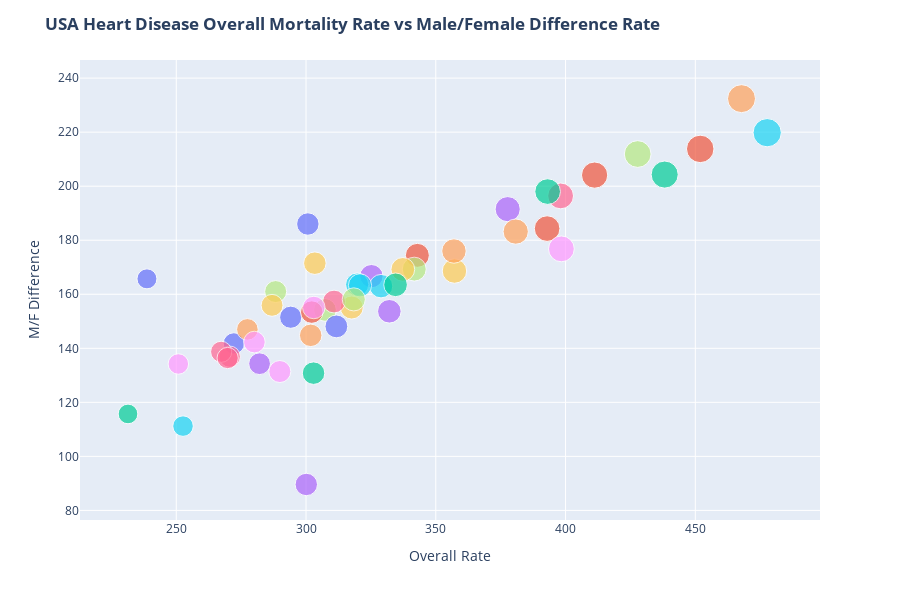

Here is the notebook cell this chart was saved with:
### Code cell
fig = px.scatter(state_df_pivoted, 
                 x='Overall Rate', 
                 y='M/F Difference', 
                 hover_name='Full State Name', 
                 size='Overall Rate', 
                 color='State', 
                 height=600)  # Set the height to your desired value (e.g., 600 pixels)
fig.update_traces(showlegend=False)
fig.update_layout(title='<b>USA Heart Disease Overall Mortality Rate vs Male/Female Difference Rate</b>')
fig.show()
# color_discrete_sequence=px.colors.sequential.Reds

### Figure 1 — Plotly figure (JSON) as saved in the notebook; plotly's stock layout.template omitted (floating-point values rounded to 4 significant figures)
{"data": [{"hovertemplate": "<b>%{hovertext}</b><br><br>State=AK<br>Overall Rate=%{marker.size}<br>M/F Difference=%{y}<extra></extra>", "hovertext": ["Alaska"], "legendgroup": "AK", "marker": {"color": "#636efa", "size": [272.2], "sizemode": "area", "sizeref": 1.194, "symbol": "circle"}, "mode": "markers", "name": "AK", "orientation": "v", "showlegend": false, "type": "scatter", "x": [272.2], "xaxis": "x", "y": [141.8], "yaxis": "y"}, {"hovertemplate": "<b>%{hovertext}</b><br><br>State=AL<br>Overall Rate=%{marker.size}<br>M/F Difference=%{y}<extra></extra>", "hovertext": ["Alabama"], "legendgroup": "AL", "marker": {"color": "#EF553B", "size": [451.9], "sizemode": "area", "sizeref": 1.194, "symbol": "circle"}, "mode": "markers", "name": "AL", "orientation": "v", "showlegend": false, "type": "scatter", "x": [451.9], "xaxis": "x", "y": [213.8], "yaxis": "y"}, {"hovertemplate": "<b>%{hovertext}</b><br><br>State=AR<br>Overall Rate=%{marker.size}<br>M/F Difference=%{y}<extra></extra>", "hovertext": ["Arkansas"], "legendgroup": "AR", "marker": {"color": "#00cc96", "size": [438.2], "sizemode": "area", "sizeref": 1.194, "symbol": "circle"}, "mode": "markers", "name": "AR", "orientation": "v", "showlegend": false, "type": "scatter", "x": [438.2], "xaxis": "x", "y": [204.3], "yaxis": "y"}, {"hovertemplate": "<b>%{hovertext}</b><br><br>State=AZ<br>Overall Rate=%{marker.size}<br>M/F Difference=%{y}<extra></extra>", "hovertext": ["Arizona"], "legendgroup": "AZ", "marker": {"color": "#ab63fa", "size": [282.1], "sizemode": "area", "sizeref": 1.194, "symbol": "circle"}, "mode": "markers", "name": "AZ", "orientation": "v", "showlegend": false, "type": "scatter", "x": [282.1], "xaxis": "x", "y": [134.3], "yaxis": "y"}, {"hovertemplate": "<b>%{hovertext}</b><br><br>State=CA<br>Overall Rate=%{marker.size}<br>M/F Difference=%{y}<extra></extra>", "hovertext": ["California"], "legendgroup": "CA", "marker": {"color": "#FFA15A", "size": [277.4], "sizemode": "area", "sizeref": 1.194, "symbol": "circle"}, "mode": "markers", "name": "CA", "orientation": "v", "showlegend": false, "type": "scatter", "x": [277.4], "xaxis": "x", "y": [147], "yaxis": "y"}, {"hovertemplate": "<b>%{hovertext}</b><br><br>State=CO<br>Overall Rate=%{marker.size}<br>M/F Difference=%{y}<extra></extra>", "hovertext": ["Colorado"], "legendgroup": "CO", "marker": {"color": "#19d3f3", "size": [252.6], "sizemode": "area", "sizeref": 1.194, "symbol": "circle"}, "mode": "markers", "name": "CO", "orientation": "v", "showlegend": false, "type": "scatter", "x": [252.6], "xaxis": "x", "y": [111.2], "yaxis": "y"}, {"hovertemplate": "<b>%{hovertext}</b><br><br>State=CT<br>Overall Rate=%{marker.size}<br>M/F Difference=%{y}<extra></extra>", "hovertext": ["Connecticut"], "legendgroup": "CT", "marker": {"color": "#FF6692", "size": [270.6], "sizemode": "area", "sizeref": 1.194, "symbol": "circle"}, "mode": "markers", "name": "CT", "orientation": "v", "showlegend": false, "type": "scatter", "x": [270.6], "xaxis": "x", "y": [136.9], "yaxis": "y"}, {"hovertemplate": "<b>%{hovertext}</b><br><br>State=DE<br>Overall Rate=%{marker.size}<br>M/F Difference=%{y}<extra></extra>", "hovertext": ["Delaware"], "legendgroup": "DE", "marker": {"color": "#B6E880", "size": [307.3], "sizemode": "area", "sizeref": 1.194, "symbol": "circle"}, "mode": "markers", "name": "DE", "orientation": "v", "showlegend": false, "type": "scatter", "x": [307.3], "xaxis": "x", "y": [154.2], "yaxis": "y"}, {"hovertemplate": "<b>%{hovertext}</b><br><br>State=FL<br>Overall Rate=%{marker.size}<br>M/F Difference=%{y}<extra></extra>", "hovertext": ["Florida"], "legendgroup": "FL", "marker": {"color": "#FF97FF", "size": [280.1], "sizemode": "area", "sizeref": 1.194, "symbol": "circle"}, "mode": "markers", "name": "FL", "orientation": "v", "showlegend": false, "type": "scatter", "x": [280.1], "xaxis": "x", "y": [142.3], "yaxis": "y"}, {"hovertemplate": "<b>%{hovertext}</b><br><br>State=GA<br>Overall Rate=%{marker.size}<br>M/F Difference=%{y}<extra></extra>", "hovertext": ["Georgia"], "legendgroup": "GA", "marker": {"color": "#FECB52", "size": [357.2], "sizemode": "area", "sizeref": 1.194, "symbol": "circle"}, "mode": "markers", "name": "GA", "orientation": "v", "showlegend": false, "type": "scatter", "x": [357.2], "xaxis": "x", "y": [168.6], "yaxis": "y"}, {"hovertemplate": "<b>%{hovertext}</b><br><br>State=HI<br>Overall Rate=%{marker.size}<br>M/F Difference=%{y}<extra></extra>", "hovertext": ["Hawaii"], "legendgroup": "HI", "marker": {"color": "#636efa", "size": [238.7], "sizemode": "area", "sizeref": 1.194, "symbol": "circle"}, "mode": "markers", "name": "HI", "orientation": "v", "showlegend": false, "type": "scatter", "x": [238.7], "xaxis": "x", "y": [165.7], "yaxis": "y"}, {"hovertemplate": "<b>%{hovertext}</b><br><br>State=IA<br>Overall Rate=%{marker.size}<br>M/F Difference=%{y}<extra></extra>", "hovertext": ["Iowa"], "legendgroup": "IA", "marker": {"color": "#EF553B", "size": [342.9], "sizemode": "area", "sizeref": 1.194, "symbol": "circle"}, "mode": "markers", "name": "IA", "orientation": "v", "showlegend": false, "type": "scatter", "x": [342.9], "xaxis": "x", "y": [174.4], "yaxis": "y"}, {"hovertemplate": "<b>%{hovertext}</b><br><br>State=ID<br>Overall Rate=%{marker.size}<br>M/F Difference=%{y}<extra></extra>", "hovertext": ["Idaho"], "legendgroup": "ID", "marker": {"color": "#00cc96", "size": [302.9], "sizemode": "area", "sizeref": 1.194, "symbol": "circle"}, "mode": "markers", "name": "ID", "orientation": "v", "showlegend": false, "type": "scatter", "x": [302.9], "xaxis": "x", "y": [130.8], "yaxis": "y"}, {"hovertemplate": "<b>%{hovertext}</b><br><br>State=IL<br>Overall Rate=%{marker.size}<br>M/F Difference=%{y}<extra></extra>", "hovertext": ["Illinois"], "legendgroup": "IL", "marker": {"color": "#ab63fa", "size": [325.2], "sizemode": "area", "sizeref": 1.194, "symbol": "circle"}, "mode": "markers", "name": "IL", "orientation": "v", "showlegend": false, "type": "scatter", "x": [325.2], "xaxis": "x", "y": [166.7], "yaxis": "y"}, {"hovertemplate": "<b>%{hovertext}</b><br><br>State=IN<br>Overall Rate=%{marker.size}<br>M/F Difference=%{y}<extra></extra>", "hovertext": ["Indiana"], "legendgroup": "IN", "marker": {"color": "#FFA15A", "size": [357], "sizemode": "area", "sizeref": 1.194, "symbol": "circle"}, "mode": "markers", "name": "IN", "orientation": "v", "showlegend": false, "type": "scatter", "x": [357], "xaxis": "x", "y": [176], "yaxis": "y"}, {"hovertemplate": "<b>%{hovertext}</b><br><br>State=KS<br>Overall Rate=%{marker.size}<br>M/F Difference=%{y}<extra></extra>", "hovertext": ["Kansas"], "legendgroup": "KS", "marker": {"color": "#19d3f3", "size": [328.9], "sizemode": "area", "sizeref": 1.194, "symbol": "circle"}, "mode": "markers", "name": "KS", "orientation": "v", "showlegend": false, "type": "scatter", "x": [328.9], "xaxis": "x", "y": [163.0], "yaxis": "y"}, {"hovertemplate": "<b>%{hovertext}</b><br><br>State=KY<br>Overall Rate=%{marker.size}<br>M/F Difference=%{y}<extra></extra>", "hovertext": ["Kentucky"], "legendgroup": "KY", "marker": {"color": "#FF6692", "size": [398.1], "sizemode": "area", "sizeref": 1.194, "symbol": "circle"}, "mode": "markers", "name": "KY", "orientation": "v", "showlegend": false, "type": "scatter", "x": [398.1], "xaxis": "x", "y": [196.4], "yaxis": "y"}, {"hovertemplate": "<b>%{hovertext}</b><br><br>State=LA<br>Overall Rate=%{marker.size}<br>M/F Difference=%{y}<extra></extra>", "hovertext": ["Louisiana"], "legendgroup": "LA", "marker": {"color": "#B6E880", "size": [427.8], "sizemode": "area", "sizeref": 1.194, "symbol": "circle"}, "mode": "markers", "name": "LA", "orientation": "v", "showlegend": false, "type": "scatter", "x": [427.8], "xaxis": "x", "y": [211.9], "yaxis": "y"}, {"hovertemplate": "<b>%{hovertext}</b><br><br>State=MA<br>Overall Rate=%{marker.size}<br>M/F Difference=%{y}<extra></extra>", "hovertext": ["Massachusetts"], "legendgroup": "MA", "marker": {"color": "#FF97FF", "size": [250.8], "sizemode": "area", "sizeref": 1.194, "symbol": "circle"}, "mode": "markers", "name": "MA", "orientation": "v", "showlegend": false, "type": "scatter", "x": [250.8], "xaxis": "x", "y": [134.2], "yaxis": "y"}, {"hovertemplate": "<b>%{hovertext}</b><br><br>State=MD<br>Overall Rate=%{marker.size}<br>M/F Difference=%{y}<extra></extra>", "hovertext": ["Maryland"], "legendgroup": "MD", "marker": {"color": "#FECB52", "size": [317.6], "sizemode": "area", "sizeref": 1.194, "symbol": "circle"}, "mode": "markers", "name": "MD", "orientation": "v", "showlegend": false, "type": "scatter", "x": [317.6], "xaxis": "x", "y": [155.1], "yaxis": "y"}, {"hovertemplate": "<b>%{hovertext}</b><br><br>State=ME<br>Overall Rate=%{marker.size}<br>M/F Difference=%{y}<extra></extra>", "hovertext": ["Maine"], "legendgroup": "ME", "marker": {"color": "#636efa", "size": [294.1], "sizemode": "area", "sizeref": 1.194, "symbol": "circle"}, "mode": "markers", "name": "ME", "orientation": "v", "showlegend": false, "type": "scatter", "x": [294.1], "xaxis": "x", "y": [151.5], "yaxis": "y"}, {"hovertemplate": "<b>%{hovertext}</b><br><br>State=MI<br>Overall Rate=%{marker.size}<br>M/F Difference=%{y}<extra></extra>", "hovertext": ["Michigan"], "legendgroup": "MI", "marker": {"color": "#EF553B", "size": [392.9], "sizemode": "area", "sizeref": 1.194, "symbol": "circle"}, "mode": "markers", "name": "MI", "orientation": "v", "showlegend": false, "type": "scatter", "x": [392.9], "xaxis": "x", "y": [184.3], "yaxis": "y"}, {"hovertemplate": "<b>%{hovertext}</b><br><br>State=MN<br>Overall Rate=%{marker.size}<br>M/F Difference=%{y}<extra></extra>", "hovertext": ["Minnesota"], "legendgroup": "MN", "marker": {"color": "#00cc96", "size": [231.4], "sizemode": "area", "sizeref": 1.194, "symbol": "circle"}, "mode": "markers", "name": "MN", "orientation": "v", "showlegend": false, "type": "scatter", "x": [231.4], "xaxis": "x", "y": [115.7], "yaxis": "y"}, {"hovertemplate": "<b>%{hovertext}</b><br><br>State=MO<br>Overall Rate=%{marker.size}<br>M/F Difference=%{y}<extra></extra>", "hovertext": ["Missouri"], "legendgroup": "MO", "marker": {"color": "#ab63fa", "size": [377.7], "sizemode": "area", "sizeref": 1.194, "symbol": "circle"}, "mode": "markers", "name": "MO", "orientation": "v", "showlegend": false, "type": "scatter", "x": [377.7], "xaxis": "x", "y": [191.5], "yaxis": "y"}, {"hovertemplate": "<b>%{hovertext}</b><br><br>State=MS<br>Overall Rate=%{marker.size}<br>M/F Difference=%{y}<extra></extra>", "hovertext": ["Mississippi"], "legendgroup": "MS", "marker": {"color": "#FFA15A", "size": [467.8], "sizemode": "area", "sizeref": 1.194, "symbol": "circle"}, "mode": "markers", "name": "MS", "orientation": "v", "showlegend": false, "type": "scatter", "x": [467.8], "xaxis": "x", "y": [232.4], "yaxis": "y"}, {"hovertemplate": "<b>%{hovertext}</b><br><br>State=MT<br>Overall Rate=%{marker.size}<br>M/F Difference=%{y}<extra></extra>", "hovertext": ["Montana"], "legendgroup": "MT", "marker": {"color": "#19d3f3", "size": [319.7], "sizemode": "area", "sizeref": 1.194, "symbol": "circle"}, "mode": "markers", "name": "MT", "orientation": "v", "showlegend": false, "type": "scatter", "x": [319.7], "xaxis": "x", "y": [163.6], "yaxis": "y"}, {"hovertemplate": "<b>%{hovertext}</b><br><br>State=NC<br>Overall Rate=%{marker.size}<br>M/F Difference=%{y}<extra></extra>", "hovertext": ["North Carolina"], "legendgroup": "NC", "marker": {"color": "#FF6692", "size": [310.8], "sizemode": "area", "sizeref": 1.194, "symbol": "circle"}, "mode": "markers", "name": "NC", "orientation": "v", "showlegend": false, "type": "scatter", "x": [310.8], "xaxis": "x", "y": [157.3], "yaxis": "y"}, {"hovertemplate": "<b>%{hovertext}</b><br><br>State=ND<br>Overall Rate=%{marker.size}<br>M/F Difference=%{y}<extra></extra>", "hovertext": ["North Dakota"], "legendgroup": "ND", "marker": {"color": "#B6E880", "size": [288.3], "sizemode": "area", "sizeref": 1.194, "symbol": "circle"}, "mode": "markers", "name": "ND", "orientation": "v", "showlegend": false, "type": "scatter", "x": [288.3], "xaxis": "x", "y": [161], "yaxis": "y"}, {"hovertemplate": "<b>%{hovertext}</b><br><br>State=NE<br>Overall Rate=%{marker.size}<br>M/F Difference=%{y}<extra></extra>", "hovertext": ["Nebraska"], "legendgroup": "NE", "marker": {"color": "#FF97FF", "size": [289.9], "sizemode": "area", "sizeref": 1.194, "symbol": "circle"}, "mode": "markers", "name": "NE", "orientation": "v", "showlegend": false, "type": "scatter", "x": [289.9], "xaxis": "x", "y": [131.4], "yaxis": "y"}, {"hovertemplate": "<b>%{hovertext}</b><br><br>State=NH<br>Overall Rate=%{marker.size}<br>M/F Difference=%{y}<extra></extra>", "hovertext": ["New Hampshire"], "legendgroup": "NH", "marker": {"color": "#FECB52", "size": [286.9], "sizemode": "area", "sizeref": 1.194, "symbol": "circle"}, "mode": "markers", "name": "NH", "orientation": "v", "showlegend": false, "type": "scatter", "x": [286.9], "xaxis": "x", "y": [155.9], "yaxis": "y"}, {"hovertemplate": "<b>%{hovertext}</b><br><br>State=NJ<br>Overall Rate=%{marker.size}<br>M/F Difference=%{y}<extra></extra>", "hovertext": ["New Jersey"], "legendgroup": "NJ", "marker": {"color": "#636efa", "size": [311.7], "sizemode": "area", "sizeref": 1.194, "symbol": "circle"}, "mode": "markers", "name": "NJ", "orientation": "v", "showlegend": false, "type": "scatter", "x": [311.7], "xaxis": "x", "y": [148.1], "yaxis": "y"}, {"hovertemplate": "<b>%{hovertext}</b><br><br>State=NM<br>Overall Rate=%{marker.size}<br>M/F Difference=%{y}<extra></extra>", "hovertext": ["New Mexico"], "legendgroup": "NM", "marker": {"color": "#EF553B", "size": [302.2], "sizemode": "area", "sizeref": 1.194, "symbol": "circle"}, "mode": "markers", "name": "NM", "orientation": "v", "showlegend": false, "type": "scatter", "x": [302.2], "xaxis": "x", "y": [153.4], "yaxis": "y"}, {"hovertemplate": "<b>%{hovertext}</b><br><br>State=NV<br>Overall Rate=%{marker.size}<br>M/F Difference=%{y}<extra></extra>", "hovertext": ["Nevada"], "legendgroup": "NV", "marker": {"color": "#00cc96", "size": [393.1], "sizemode": "area", "sizeref": 1.194, "symbol": "circle"}, "mode": "markers", "name": "NV", "orientation": "v", "showlegend": false, "type": "scatter", "x": [393.1], "xaxis": "x", "y": [198], "yaxis": "y"}, {"hovertemplate": "<b>%{hovertext}</b><br><br>State=NY<br>Overall Rate=%{marker.size}<br>M/F Difference=%{y}<extra></extra>", "hovertext": ["New York"], "legendgroup": "NY", "marker": {"color": "#ab63fa", "size": [332.1], "sizemode": "area", "sizeref": 1.194, "symbol": "circle"}, "mode": "markers", "name": "NY", "orientation": "v", "showlegend": false, "type": "scatter", "x": [332.1], "xaxis": "x", "y": [153.7], "yaxis": "y"}, {"hovertemplate": "<b>%{hovertext}</b><br><br>State=OH<br>Overall Rate=%{marker.size}<br>M/F Difference=%{y}<extra></extra>", "hovertext": ["Ohio"], "legendgroup": "OH", "marker": {"color": "#FFA15A", "size": [380.8], "sizemode": "area", "sizeref": 1.194, "symbol": "circle"}, "mode": "markers", "name": "OH", "orientation": "v", "showlegend": false, "type": "scatter", "x": [380.8], "xaxis": "x", "y": [183.2], "yaxis": "y"}, {"hovertemplate": "<b>%{hovertext}</b><br><br>State=OK<br>Overall Rate=%{marker.size}<br>M/F Difference=%{y}<extra></extra>", "hovertext": ["Oklahoma"], "legendgroup": "OK", "marker": {"color": "#19d3f3", "size": [477.7], "sizemode": "area", "sizeref": 1.194, "symbol": "circle"}, "mode": "markers", "name": "OK", "orientation": "v", "showlegend": false, "type": "scatter", "x": [477.7], "xaxis": "x", "y": [219.8], "yaxis": "y"}, {"hovertemplate": "<b>%{hovertext}</b><br><br>State=OR<br>Overall Rate=%{marker.size}<br>M/F Difference=%{y}<extra></extra>", "hovertext": ["Oregon"], "legendgroup": "OR", "marker": {"color": "#FF6692", "size": [267.3], "sizemode": "area", "sizeref": 1.194, "symbol": "circle"}, "mode": "markers", "name": "OR", "orientation": "v", "showlegend": false, "type": "scatter", "x": [267.3], "xaxis": "x", "y": [138.7], "yaxis": "y"}, {"hovertemplate": "<b>%{hovertext}</b><br><br>State=PA<br>Overall Rate=%{marker.size}<br>M/F Difference=%{y}<extra></extra>", "hovertext": ["Pennsylvania"], "legendgroup": "PA", "marker": {"color": "#B6E880", "size": [341.7], "sizemode": "area", "sizeref": 1.194, "symbol": "circle"}, "mode": "markers", "name": "PA", "orientation": "v", "showlegend": false, "type": "scatter", "x": [341.7], "xaxis": "x", "y": [169.3], "yaxis": "y"}, {"hovertemplate": "<b>%{hovertext}</b><br><br>State=RI<br>Overall Rate=%{marker.size}<br>M/F Difference=%{y}<extra></extra>", "hovertext": ["Rhode Island"], "legendgroup": "RI", "marker": {"color": "#FF97FF", "size": [303], "sizemode": "area", "sizeref": 1.194, "symbol": "circle"}, "mode": "markers", "name": "RI", "orientation": "v", "showlegend": false, "type": "scatter", "x": [303], "xaxis": "x", "y": [155.1], "yaxis": "y"}, {"hovertemplate": "<b>%{hovertext}</b><br><br>State=SC<br>Overall Rate=%{marker.size}<br>M/F Difference=%{y}<extra></extra>", "hovertext": ["South Carolina"], "legendgroup": "SC", "marker": {"color": "#FECB52", "size": [337.3], "sizemode": "area", "sizeref": 1.194, "symbol": "circle"}, "mode": "markers", "name": "SC", "orientation": "v", "showlegend": false, "type": "scatter", "x": [337.3], "xaxis": "x", "y": [169.2], "yaxis": "y"}, {"hovertemplate": "<b>%{hovertext}</b><br><br>State=SD<br>Overall Rate=%{marker.size}<br>M/F Difference=%{y}<extra></extra>", "hovertext": ["South Dakota"], "legendgroup": "SD", "marker": {"color": "#636efa", "size": [300.7], "sizemode": "area", "sizeref": 1.194, "symbol": "circle"}, "mode": "markers", "name": "SD", "orientation": "v", "showlegend": false, "type": "scatter", "x": [300.7], "xaxis": "x", "y": [186.0], "yaxis": "y"}, {"hovertemplate": "<b>%{hovertext}</b><br><br>State=TN<br>Overall Rate=%{marker.size}<br>M/F Difference=%{y}<extra></extra>", "hovertext": ["Tennessee"], "legendgroup": "TN", "marker": {"color": "#EF553B", "size": [411.2], "sizemode": "area", "sizeref": 1.194, "symbol": "circle"}, "mode": "markers", "name": "TN", "orientation": "v", "showlegend": false, "type": "scatter", "x": [411.2], "xaxis": "x", "y": [204.1], "yaxis": "y"}, {"hovertemplate": "<b>%{hovertext}</b><br><br>State=TX<br>Overall Rate=%{marker.size}<br>M/F Difference=%{y}<extra></extra>", "hovertext": ["Texas"], "legendgroup": "TX", "marker": {"color": "#00cc96", "size": [334.5], "sizemode": "area", "sizeref": 1.194, "symbol": "circle"}, "mode": "markers", "name": "TX", "orientation": "v", "showlegend": false, "type": "scatter", "x": [334.5], "xaxis": "x", "y": [163.5], "yaxis": "y"}, {"hovertemplate": "<b>%{hovertext}</b><br><br>State=UT<br>Overall Rate=%{marker.size}<br>M/F Difference=%{y}<extra></extra>", "hovertext": ["Utah"], "legendgroup": "UT", "marker": {"color": "#ab63fa", "size": [300.1], "sizemode": "area", "sizeref": 1.194, "symbol": "circle"}, "mode": "markers", "name": "UT", "orientation": "v", "showlegend": false, "type": "scatter", "x": [300.1], "xaxis": "x", "y": [89.6], "yaxis": "y"}, {"hovertemplate": "<b>%{hovertext}</b><br><br>State=VA<br>Overall Rate=%{marker.size}<br>M/F Difference=%{y}<extra></extra>", "hovertext": ["Virginia"], "legendgroup": "VA", "marker": {"color": "#FFA15A", "size": [301.8], "sizemode": "area", "sizeref": 1.194, "symbol": "circle"}, "mode": "markers", "name": "VA", "orientation": "v", "showlegend": false, "type": "scatter", "x": [301.8], "xaxis": "x", "y": [144.8], "yaxis": "y"}, {"hovertemplate": "<b>%{hovertext}</b><br><br>State=VT<br>Overall Rate=%{marker.size}<br>M/F Difference=%{y}<extra></extra>", "hovertext": ["Vermont"], "legendgroup": "VT", "marker": {"color": "#19d3f3", "size": [320.8], "sizemode": "area", "sizeref": 1.194, "symbol": "circle"}, "mode": "markers", "name": "VT", "orientation": "v", "showlegend": false, "type": "scatter", "x": [320.8], "xaxis": "x", "y": [163.3], "yaxis": "y"}, {"hovertemplate": "<b>%{hovertext}</b><br><br>State=WA<br>Overall Rate=%{marker.size}<br>M/F Difference=%{y}<extra></extra>", "hovertext": ["Washington"], "legendgroup": "WA", "marker": {"color": "#FF6692", "size": [269.8], "sizemode": "area", "sizeref": 1.194, "symbol": "circle"}, "mode": "markers", "name": "WA", "orientation": "v", "showlegend": false, "type": "scatter", "x": [269.8], "xaxis": "x", "y": [136.4], "yaxis": "y"}, {"hovertemplate": "<b>%{hovertext}</b><br><br>State=WI<br>Overall Rate=%{marker.size}<br>M/F Difference=%{y}<extra></extra>", "hovertext": ["Wisconsin"], "legendgroup": "WI", "marker": {"color": "#B6E880", "size": [318.4], "sizemode": "area", "sizeref": 1.194, "symbol": "circle"}, "mode": "markers", "name": "WI", "orientation": "v", "showlegend": false, "type": "scatter", "x": [318.4], "xaxis": "x", "y": [158.1], "yaxis": "y"}, {"hovertemplate": "<b>%{hovertext}</b><br><br>State=WV<br>Overall Rate=%{marker.size}<br>M/F Difference=%{y}<extra></extra>", "hovertext": ["West Virginia"], "legendgroup": "WV", "marker": {"color": "#FF97FF", "size": [398.4], "sizemode": "area", "sizeref": 1.194, "symbol": "circle"}, "mode": "markers", "name": "WV", "orientation": "v", "showlegend": false, "type": "scatter", "x": [398.4], "xaxis": "x", "y": [176.8], "yaxis": "y"}, {"hovertemplate": "<b>%{hovertext}</b><br><br>State=WY<br>Overall Rate=%{marker.size}<br>M/F Difference=%{y}<extra></extra>", "hovertext": ["Wyoming"], "legendgroup": "WY", "marker": {"color": "#FECB52", "size": [303.4], "sizemode": "area", "sizeref": 1.194, "symbol": "circle"}, "mode": "markers", "name": "WY", "orientation": "v", "showlegend": false, "type": "scatter", "x": [303.4], "xaxis": "x", "y": [171.5], "yaxis": "y"}], "layout": {"height": 600, "legend": {"itemsizing": "constant", "title": {"text": "State"}, "tracegroupgap": 0}, "margin": {"t": 60}, "title": {"text": "<b>USA Heart Disease Overall Mortality Rate vs Male/Female Difference Rate</b>"}, "xaxis": {"anchor": "y", "domain": [0, 1], "title": {"text": "Overall Rate"}}, "yaxis": {"anchor": "x", "domain": [0, 1], "title": {"text": "M/F Difference"}}}}
